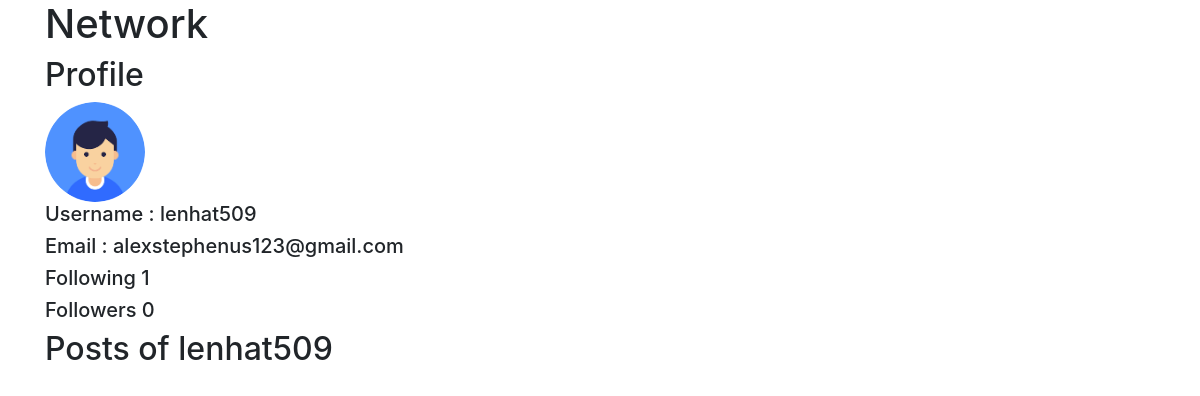
The page /author/lenhat509/ (signed in) on the database its author committed.
### users/models.py (models this page shows, shortened)
class Profile(models.Model):
    image = models.ImageField(default='default.jpg', upload_to='profile_pics/')
    user = models.OneToOneField(User, on_delete=models.CASCADE)
    following = models.ManyToManyField('self', related_name='followers',symmetrical=False, blank=True)

### posts/views.py (the view)
# urls.py: path('author/<str:username>/', views.UserPostListView.as_view(), name='user-posts'),
class UserPostListView(LoginRequiredMixin, ListView):
    model = Post
    template_name = 'posts/user_posts.html'
    context_object_name = 'posts'
    def get_context_data(self):
        context = super().get_context_data()
        context['profile'] = get_object_or_404(User, username=self.kwargs['username']).profile
        return context
    def get_queryset(self):
        user = get_object_or_404(User, username=self.kwargs['username'])
        return Post.objects.filter(author=user, comment_to=None).order_by('-date_posted')

### posts/templates/posts/user_posts.html (shortened to what this page needs)
{% extends 'users/layout.html' %}
{% load tz %}
{% block body %}
    <h2>Profile</h2>
    <img src="{{ profile.image.url }}" alt="" class='round-avatar'>
    <h5>Username : {{profile.user.username}}</h5>
    <h5>Email    : {{profile.user.email}}</h5>
    <h5>Following {{profile.following.count}}</h5>
    <h5>Followers <span id='followers'>{{profile.followers.count}}</span></h5>
    <h2>Posts of {{view.kwargs.username}}</h2>
{% endblock body %}

### users/static/users/main.css (style rules this page uses)
.round-avatar { width: 100px; height: 100px; border-radius: 50%; }

### rows shown on the page
Profile: image (picture), user.username "lenhat509", user.email "alexstephenus123@gmail.com", following.count "1", followers.count "0"

### other values the page prints
{{ view.kwargs.username }} "lenhat509"
